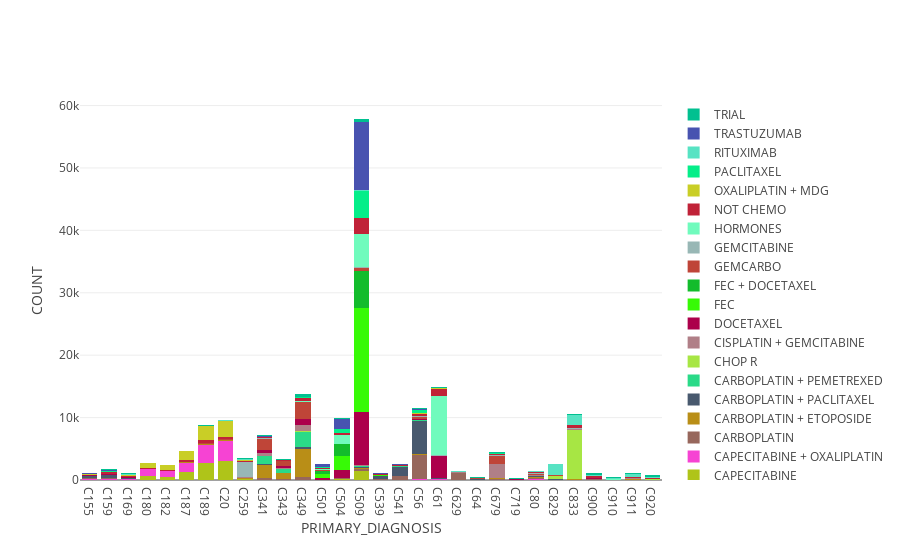

The cell this chart's notebook holds for it:
### Code cell
Stackedbarplot(topbenchdiag,'BENCHMARK_GROUP', 'PRIMARY_DIAGNOSIS')

### Figure 1 — Plotly figure (JSON) as saved in the notebook; plotly's stock layout.template omitted (floating-point values rounded to 4 significant figures)
{"data": [{"marker": {"color": "rgb(175, 196, 25)"}, "name": "CAPECITABINE", "type": "bar", "uid": "82904d0b-70f6-4ce9-adbc-33f4bbf8a218", "x": ["C155", "C159", "C169", "C180", "C182", "C187", "C189", "C20", "C259", "C341", "C343", "C349", "C501", "C504", "C509", "C539", "C541", "C56", "C61", "C629", "C64", "C679", "C719", "C80", "C829", "C833", "C900", "C910", "C911", "C920"], "y": [45, 58, 78, 701, 523, 1220, 2685, 2980, 134, 21, 9, 48, 41, 223, 1373, 15, 21, 56, 53, 5, 21, 29, 4, 50, 20, 32, 43, 7, 23, 13]}, {"marker": {"color": "rgb(246, 67, 211)"}, "name": "CAPECITABINE + OXALIPLATIN", "type": "bar", "uid": "52161e9d-fd65-4936-83a8-873387478940", "x": ["C155", "C159", "C169", "C180", "C182", "C187", "C189", "C20", "C259", "C341", "C343", "C349", "C501", "C504", "C509", "C539", "C541", "C56", "C61", "C629", "C64", "C679", "C719", "C80", "C829", "C833", "C900", "C910", "C911", "C920"], "y": [124, 88, 77, 1048, 902, 1560, 2946, 3261, 71, 9, 6, 30, 3, 14, 50, 4, 5, 45, 47, 13, 17, 29, null, 57, 7, 18, 20, 4, 21, 16]}, {"marker": {"color": "rgb(151, 103, 92)"}, "name": "CARBOPLATIN", "type": "bar", "uid": "6038db0d-c734-4f67-a1d2-40f49e1f3e90", "x": ["C155", "C159", "C169", "C180", "C182", "C187", "C189", "C20", "C259", "C341", "C343", "C349", "C501", "C504", "C509", "C539", "C541", "C56", "C61", "C629", "C64", "C679", "C719", "C80", "C829", "C833", "C900", "C910", "C911", "C920"], "y": [90, 153, 52, 4, 4, 12, 35, 33, 18, 299, 151, 425, 15, 45, 345, 130, 579, 3963, 28, 1054, 7, 28, 12, 188, 29, 21, 20, 1, 30, 14]}, {"marker": {"color": "rgb(185, 142, 23)"}, "name": "CARBOPLATIN + ETOPOSIDE", "type": "bar", "uid": "46e29c08-0a41-4a57-b540-7a981b34d72c", "x": ["C155", "C159", "C169", "C180", "C182", "C187", "C189", "C20", "C259", "C341", "C343", "C349", "C501", "C504", "C509", "C539", "C541", "C56", "C61", "C629", "C64", "C679", "C719", "C80", "C829", "C833", "C900", "C910", "C911", "C920"], "y": [44, 76, 33, 16, 11, 18, 57, 59, 68, 2100, 883, 4498, 2, 8, 89, 30, 33, 44, 89, 40, 20, 181, 27, 108, 18, 28, 27, 4, 30, 17]}, {"marker": {"color": "rgb(72, 89, 110)"}, "name": "CARBOPLATIN + PACLITAXEL", "type": "bar", "uid": "13b9ea06-4f31-40f0-8ce5-2d8934abf870", "x": ["C155", "C159", "C169", "C180", "C182", "C187", "C189", "C20", "C259", "C341", "C343", "C349", "C501", "C504", "C509", "C539", "C541", "C56", "C61", "C629", "C64", "C679", "C719", "C80", "C829", "C833", "C900", "C910", "C911", "C920"], "y": [285, 396, 83, 2, 3, 8, 24, 44, 6, 160, 76, 291, 4, 37, 274, 434, 1525, 5422, 28, 14, 16, 64, 2, 214, 11, 68, 20, 7, 24, 13]}, {"marker": {"color": "rgb(42, 218, 136)"}, "name": "CARBOPLATIN + PEMETREXED", "type": "bar", "uid": "19c21958-86f3-4d70-9fd3-f5cc1e39d2be", "x": ["C155", "C159", "C169", "C180", "C182", "C187", "C189", "C20", "C259", "C341", "C343", "C349", "C501", "C504", "C509", "C539", "C541", "C56", "C61", "C629", "C64", "C679", "C719", "C80", "C829", "C833", "C900", "C910", "C911", "C920"], "y": [46, 7, 8, 3, 2, 8, 5, 9, 5, 1292, 633, 2478, null, 12, 51, 1, 6, 22, 43, 6, 10, 10, 2, 36, 3, 12, 22, 4, 12, 5]}, {"marker": {"color": "rgb(167, 230, 68)"}, "name": "CHOP R", "type": "bar", "uid": "447d5390-9b2b-46d1-bc58-d84d277b4d6d", "x": ["C155", "C159", "C169", "C180", "C182", "C187", "C189", "C20", "C259", "C341", "C343", "C349", "C501", "C504", "C509", "C539", "C541", "C56", "C61", "C629", "C64", "C679", "C719", "C80", "C829", "C833", "C900", "C910", "C911", "C920"], "y": [6, 12, 3, 12, 4, 9, 16, 19, 5, 11, 6, 39, 2, 13, 66, 76, 10, 21, 43, 62, 5, 27, 2, 37, 605, 7912, 32, 10, 96, 16]}, {"marker": {"color": "rgb(176, 127, 135)"}, "name": "CISPLATIN + GEMCITABINE", "type": "bar", "uid": "e6bcaebf-dc6a-4d87-82b6-7b96f3e9b0a5", "x": ["C155", "C159", "C169", "C180", "C182", "C187", "C189", "C20", "C259", "C341", "C343", "C349", "C501", "C504", "C509", "C539", "C541", "C56", "C61", "C629", "C64", "C679", "C719", "C80", "C829", "C833", "C900", "C910", "C911", "C920"], "y": [12, 11, 11, 3, 3, 8, 21, 18, 116, 390, 214, 990, 5, 14, 100, 6, 4, 35, 43, 13, 52, 2222, 21, 119, 5, 32, 33, 4, 19, 6]}, {"marker": {"color": "rgb(172, 0, 75)"}, "name": "DOCETAXEL", "type": "bar", "uid": "58c3fb68-d971-4157-a0ff-94b033679594", "x": ["C155", "C159", "C169", "C180", "C182", "C187", "C189", "C20", "C259", "C341", "C343", "C349", "C501", "C504", "C509", "C539", "C541", "C56", "C61", "C629", "C64", "C679", "C719", "C80", "C829", "C833", "C900", "C910", "C911", "C920"], "y": [104, 127, 121, 5, 19, 29, 27, 36, 22, 529, 221, 944, 307, 1295, 8503, 9, 35, 128, 3431, 5, 12, 40, 13, 33, 9, 48, 41, 16, 23, 24]}, {"marker": {"color": "rgb(55, 250, 6)"}, "name": "FEC", "type": "bar", "uid": "dc3184cb-1a2b-49d2-8fda-0b07dd7ecbf0", "x": ["C155", "C159", "C169", "C180", "C182", "C187", "C189", "C20", "C259", "C341", "C343", "C349", "C501", "C504", "C509", "C539", "C541", "C56", "C61", "C629", "C64", "C679", "C719", "C80", "C829", "C833", "C900", "C910", "C911", "C920"], "y": [5, 4, null, 10, 13, 13, 23, 12, 3, 10, 7, 18, 607, 2155, 16716, 21, 3, 10, 25, null, 1, 9, 7, 16, 8, 14, 11, 4, 5, 2]}, {"marker": {"color": "rgb(19, 188, 44)"}, "name": "FEC + DOCETAXEL", "type": "bar", "uid": "20b9a890-b547-4a4b-b439-098a542d7c3f", "x": ["C155", "C159", "C169", "C180", "C182", "C187", "C189", "C20", "C259", "C341", "C343", "C349", "C501", "C504", "C509", "C539", "C541", "C56", "C61", "C629", "C64", "C679", "C719", "C80", "C829", "C833", "C900", "C910", "C911", "C920"], "y": [2, 5, 3, 2, 1, 4, 4, 8, null, 3, 1, 9, 521, 1874, 5909, 6, 8, 22, 8, null, 5, 4, 3, 14, null, 15, 6, null, 5, 2]}, {"marker": {"color": "rgb(191, 69, 56)"}, "name": "GEMCARBO", "type": "bar", "uid": "94b51ee1-235f-4d2f-a0dc-c5e52d76c0b0", "x": ["C155", "C159", "C169", "C180", "C182", "C187", "C189", "C20", "C259", "C341", "C343", "C349", "C501", "C504", "C509", "C539", "C541", "C56", "C61", "C629", "C64", "C679", "C719", "C80", "C829", "C833", "C900", "C910", "C911", "C920"], "y": [18, 20, 23, 7, 10, 12, 25, 27, 19, 1672, 841, 2680, 18, 66, 567, 19, 22, 371, 87, 5, 99, 1234, 8, 132, 12, 21, 30, 1, 29, 31]}, {"marker": {"color": "rgb(152, 183, 181)"}, "name": "GEMCITABINE", "type": "bar", "uid": "1b359bf2-424f-4e76-a3c3-2505aacaba2b", "x": ["C155", "C159", "C169", "C180", "C182", "C187", "C189", "C20", "C259", "C341", "C343", "C349", "C501", "C504", "C509", "C539", "C541", "C56", "C61", "C629", "C64", "C679", "C719", "C80", "C829", "C833", "C900", "C910", "C911", "C920"], "y": [16, 8, 17, 6, 3, 26, 27, 18, 2472, 178, 36, 113, null, 6, 40, 11, 7, 61, 33, 2, 36, 174, 2, 39, 12, 79, 11, 12, 12, 12]}, {"marker": {"color": "rgb(112, 251, 189)"}, "name": "HORMONES", "type": "bar", "uid": "ed45590b-c597-46ed-894e-5e2efc99dd40", "x": ["C155", "C159", "C169", "C180", "C182", "C187", "C189", "C20", "C259", "C341", "C343", "C349", "C501", "C504", "C509", "C539", "C541", "C56", "C61", "C629", "C64", "C679", "C719", "C80", "C829", "C833", "C900", "C910", "C911", "C920"], "y": [8, 8, 7, 5, 1, 23, 24, 34, 11, 20, 9, 24, 260, 1512, 5378, 7, 31, 25, 9488, 6, 11, 33, 5, 42, 12, 79, 35, 11, 12, 13]}, {"marker": {"color": "rgb(192, 34, 56)"}, "name": "NOT CHEMO", "type": "bar", "uid": "4bc567b0-289e-4212-819a-978550fca6d3", "x": ["C155", "C159", "C169", "C180", "C182", "C187", "C189", "C20", "C259", "C341", "C343", "C349", "C501", "C504", "C509", "C539", "C541", "C56", "C61", "C629", "C64", "C679", "C719", "C80", "C829", "C833", "C900", "C910", "C911", "C920"], "y": [73, 267, 164, 130, 144, 217, 483, 320, 128, 160, 125, 576, 95, 317, 2475, 157, 96, 386, 1186, 120, 35, 110, 55, 123, 92, 415, 271, 81, 137, 153]}, {"marker": {"color": "rgb(201, 206, 38)"}, "name": "OXALIPLATIN + MDG", "type": "bar", "uid": "f2a7598d-093c-4f11-973d-cb06237fe9a1", "x": ["C155", "C159", "C169", "C180", "C182", "C187", "C189", "C20", "C259", "C341", "C343", "C349", "C501", "C504", "C509", "C539", "C541", "C56", "C61", "C629", "C64", "C679", "C719", "C80", "C829", "C833", "C900", "C910", "C911", "C920"], "y": [47, 68, 64, 802, 763, 1407, 2185, 2577, 184, 27, 14, 38, 2, 15, 86, 20, 9, 69, 38, 6, 19, 32, 7, 76, 10, 27, 29, 7, 26, 14]}, {"marker": {"color": "rgb(4, 238, 137)"}, "name": "PACLITAXEL", "type": "bar", "uid": "2122e8c6-3597-40be-a65c-fbdf9f1455e4", "x": ["C155", "C159", "C169", "C180", "C182", "C187", "C189", "C20", "C259", "C341", "C343", "C349", "C501", "C504", "C509", "C539", "C541", "C56", "C61", "C629", "C64", "C679", "C719", "C80", "C829", "C833", "C900", "C910", "C911", "C920"], "y": [99, 106, 133, 7, 5, 16, 34, 40, 13, 61, 23, 77, 163, 578, 4346, 36, 73, 556, 26, 5, 12, 100, 6, 56, 10, 61, 35, 12, 19, 15]}, {"marker": {"color": "rgb(87, 227, 195)"}, "name": "RITUXIMAB", "type": "bar", "uid": "83185983-b641-4c15-bc1d-79258a22fcd4", "x": ["C155", "C159", "C169", "C180", "C182", "C187", "C189", "C20", "C259", "C341", "C343", "C349", "C501", "C504", "C509", "C539", "C541", "C56", "C61", "C629", "C64", "C679", "C719", "C80", "C829", "C833", "C900", "C910", "C911", "C920"], "y": [6, 11, 10, 2, 3, 12, 53, 42, 14, 11, 8, 51, 3, 7, 98, 21, 7, 27, 55, 71, 10, 41, 5, 47, 1689, 1509, 71, 166, 484, 160]}, {"marker": {"color": "rgb(72, 83, 176)"}, "name": "TRASTUZUMAB", "type": "bar", "uid": "5bb83361-ef31-4b2d-beee-276147a7350d", "x": ["C155", "C159", "C169", "C180", "C182", "C187", "C189", "C20", "C259", "C341", "C343", "C349", "C501", "C504", "C509", "C539", "C541", "C56", "C61", "C629", "C64", "C679", "C719", "C80", "C829", "C833", "C900", "C910", "C911", "C920"], "y": [110, 138, 136, 10, 8, 30, 33, 22, 3, 58, 8, 39, 481, 1633, 10979, 52, 24, 114, 11, 4, 13, 14, 6, 38, 9, 76, 35, 6, 16, 5]}, {"marker": {"color": "rgb(1, 192, 144)"}, "name": "TRIAL", "type": "bar", "uid": "8a5664e2-07bc-4148-9605-54e6d15e22d2", "x": ["C155", "C159", "C169", "C180", "C182", "C187", "C189", "C20", "C259", "C341", "C343", "C349", "C501", "C504", "C509", "C539", "C541", "C56", "C61", "C629", "C64", "C679", "C719", "C80", "C829", "C833", "C900", "C910", "C911", "C920"], "y": [61, 147, 110, 28, 25, 52, 76, 79, 182, 176, 95, 441, 11, 56, 400, 16, 36, 214, 125, 46, 158, 123, 103, 34, 25, 160, 285, 118, 135, 271]}], "layout": {"barmode": "stack", "hovermode": "closest", "xaxis": {"tickmode": "auto", "title": {"text": "PRIMARY_DIAGNOSIS"}}, "yaxis": {"title": {"text": "COUNT"}}}}
